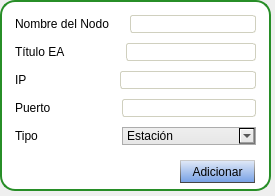
<?xml version="1.0" encoding="UTF-8"?>
<ui version="4.0">
 <class>Dialog</class>
 <widget class="QDialog" name="Dialog">
  <property name="geometry">
   <rect>
    <x>0</x>
    <y>0</y>
    <width>275</width>
    <height>196</height>
   </rect>
  </property>
  <property name="windowTitle">
   <string>Dialog</string>
  </property>
  <widget class="QFrame" name="frame">
   <property name="geometry">
    <rect>
     <x>0</x>
     <y>0</y>
     <width>271</width>
     <height>191</height>
    </rect>
   </property>
   <property name="styleSheet">
    <string notr="true">QFrame#frame{
	border: 2px solid rgb(39, 142, 39);
	border-radius: 15px;
	background-color: rgb(255, 255, 255);
}
QLineEdit{
	border: 1px solid rgb(208, 208, 191);
	border-radius: 3px;
	color: rgb(0, 0, 0);
}

QPushButton{
	color: rgb(0, 0, 0);
	background-color: qlineargradient(spread:pad, x1:0.494318, y1:1, x2:0.5, y2:0, stop:0 rgba(116, 159, 229, 255), stop:1 rgba(228, 235, 247, 255));
	border-top: 1px solid rgb(202, 202, 202);
	border-bottom: 1px solid rgb(70, 70, 70);
	border-left: 1px solid qlineargradient(spread:pad, x1:0.505682, y1:1, x2:0.505227, y2:0, stop:0 rgba(70, 70, 70, 255), stop:1 rgba(202, 202, 202, 255));
	border-right: 1px solid qlineargradient(spread:pad, x1:0.505682, y1:1, x2:0.505227, y2:0, stop:0 rgba(70, 70, 70, 255), stop:1 rgba(202, 202, 202, 255));
}

QPushButton:hover{
	color: rgb(0, 0, 0);
	border: none;
	background-color: qlineargradient(spread:pad, x1:0.511, y1:0, x2:0.568, y2:1, stop:0 rgba(116, 159, 229, 255), stop:1 rgba(228, 235, 247, 255));
}

QPushButton:checked{
	color: rgb(0, 0, 0);
	background-color: qlineargradient(spread:pad, x1:0.511, y1:0, x2:0.568, y2:1, stop:0 rgba(116, 159, 229, 255), stop:1 rgba(228, 235, 247, 255));
	border-bottom: 1px solid rgb(202, 202, 202);
	border-top: 1px solid rgb(70, 70, 70);
	border-left: 1px solid qlineargradient(spread:pad, x1:0.5, y1:0, x2:0.488, y2:1, stop:0 rgba(70, 70, 70, 255), stop:1 rgba(202, 202, 202, 255));
	border-right: 1px solid qlineargradient(spread:pad, x1:0.5, y1:0, x2:0.488, y2:1, stop:0 rgba(70, 70, 70, 255), stop:1 rgba(202, 202, 202, 255));
}

QPushButton:disabled{
	color: rgb(136, 136, 136);
	border: 1px solid rgb(167, 167, 167);
	
	background-color: rgb(238, 238, 238);
}


QComboBox{
	color: rgb(0, 0, 0);
	border: 1px solid rgb(172, 172, 172);
	background-color: qlineargradient(spread:pad, x1:0.494, y1:1, x2:0.5, y2:0, stop:0 rgba(230, 230, 230, 255), stop:1 rgba(239, 239, 239, 255));
	text-align: right;
}

QComboBox:hover{
	color: rgb(0, 0, 0);
	border: 1px solid rgb(86, 157, 229);
	background-color: qlineargradient(spread:pad, x1:0.505682, y1:1, x2:0.511, y2:0, stop:0 rgba(220, 236, 252, 255), stop:1 rgba(234, 243, 252, 255));
}</string>
   </property>
   <property name="frameShape">
    <enum>QFrame::StyledPanel</enum>
   </property>
   <property name="frameShadow">
    <enum>QFrame::Raised</enum>
   </property>
   <widget class="QPushButton" name="pushButton">
    <property name="geometry">
     <rect>
      <x>180</x>
      <y>160</y>
      <width>75</width>
      <height>23</height>
     </rect>
    </property>
    <property name="text">
     <string>Adicionar</string>
    </property>
   </widget>
   <widget class="QWidget" name="">
    <property name="geometry">
     <rect>
      <x>15</x>
      <y>12</y>
      <width>241</width>
      <height>136</height>
     </rect>
    </property>
    <layout class="QVBoxLayout" name="verticalLayout">
     <item>
      <layout class="QHBoxLayout" name="horizontalLayout">
       <item>
        <widget class="QLabel" name="label_2">
         <property name="text">
          <string>Nombre del Nodo</string>
         </property>
        </widget>
       </item>
       <item>
        <spacer name="horizontalSpacer">
         <property name="orientation">
          <enum>Qt::Horizontal</enum>
         </property>
         <property name="sizeType">
          <enum>QSizePolicy::Fixed</enum>
         </property>
         <property name="sizeHint" stdset="0">
          <size>
           <width>15</width>
           <height>20</height>
          </size>
         </property>
        </spacer>
       </item>
       <item>
        <widget class="QLineEdit" name="lineEdit"/>
       </item>
      </layout>
     </item>
     <item>
      <layout class="QHBoxLayout" name="horizontalLayout_2">
       <item>
        <widget class="QLabel" name="label_3">
         <property name="text">
          <string>Título EA</string>
         </property>
        </widget>
       </item>
       <item>
        <spacer name="horizontalSpacer_2">
         <property name="orientation">
          <enum>Qt::Horizontal</enum>
         </property>
         <property name="sizeType">
          <enum>QSizePolicy::Fixed</enum>
         </property>
         <property name="sizeHint" stdset="0">
          <size>
           <width>55</width>
           <height>20</height>
          </size>
         </property>
        </spacer>
       </item>
       <item>
        <widget class="QLineEdit" name="lineEdit_2"/>
       </item>
      </layout>
     </item>
     <item>
      <layout class="QHBoxLayout" name="horizontalLayout_3">
       <item>
        <widget class="QLabel" name="label_4">
         <property name="text">
          <string>IP</string>
         </property>
        </widget>
       </item>
       <item>
        <spacer name="horizontalSpacer_3">
         <property name="orientation">
          <enum>Qt::Horizontal</enum>
         </property>
         <property name="sizeType">
          <enum>QSizePolicy::Fixed</enum>
         </property>
         <property name="sizeHint" stdset="0">
          <size>
           <width>87</width>
           <height>20</height>
          </size>
         </property>
        </spacer>
       </item>
       <item>
        <widget class="QLineEdit" name="lineEdit_3"/>
       </item>
      </layout>
     </item>
     <item>
      <layout class="QHBoxLayout" name="horizontalLayout_4">
       <item>
        <widget class="QLabel" name="label_5">
         <property name="text">
          <string>Puerto</string>
         </property>
        </widget>
       </item>
       <item>
        <spacer name="horizontalSpacer_4">
         <property name="orientation">
          <enum>Qt::Horizontal</enum>
         </property>
         <property name="sizeType">
          <enum>QSizePolicy::Fixed</enum>
         </property>
         <property name="sizeHint" stdset="0">
          <size>
           <width>65</width>
           <height>20</height>
          </size>
         </property>
        </spacer>
       </item>
       <item>
        <widget class="QLineEdit" name="lineEdit_4"/>
       </item>
      </layout>
     </item>
     <item>
      <layout class="QHBoxLayout" name="horizontalLayout_5">
       <item>
        <widget class="QLabel" name="label">
         <property name="sizePolicy">
          <sizepolicy hsizetype="Fixed" vsizetype="Preferred">
           <horstretch>61</horstretch>
           <verstretch>0</verstretch>
          </sizepolicy>
         </property>
         <property name="text">
          <string>Tipo</string>
         </property>
        </widget>
       </item>
       <item>
        <spacer name="horizontalSpacer_5">
         <property name="orientation">
          <enum>Qt::Horizontal</enum>
         </property>
         <property name="sizeType">
          <enum>QSizePolicy::Fixed</enum>
         </property>
         <property name="sizeHint" stdset="0">
          <size>
           <width>78</width>
           <height>20</height>
          </size>
         </property>
        </spacer>
       </item>
       <item>
        <widget class="QComboBox" name="comboBox">
         <item>
          <property name="text">
           <string>Estación</string>
          </property>
         </item>
         <item>
          <property name="text">
           <string>Servidor</string>
          </property>
         </item>
        </widget>
       </item>
      </layout>
     </item>
    </layout>
   </widget>
  </widget>
 </widget>
 <resources/>
 <connections/>
</ui>
